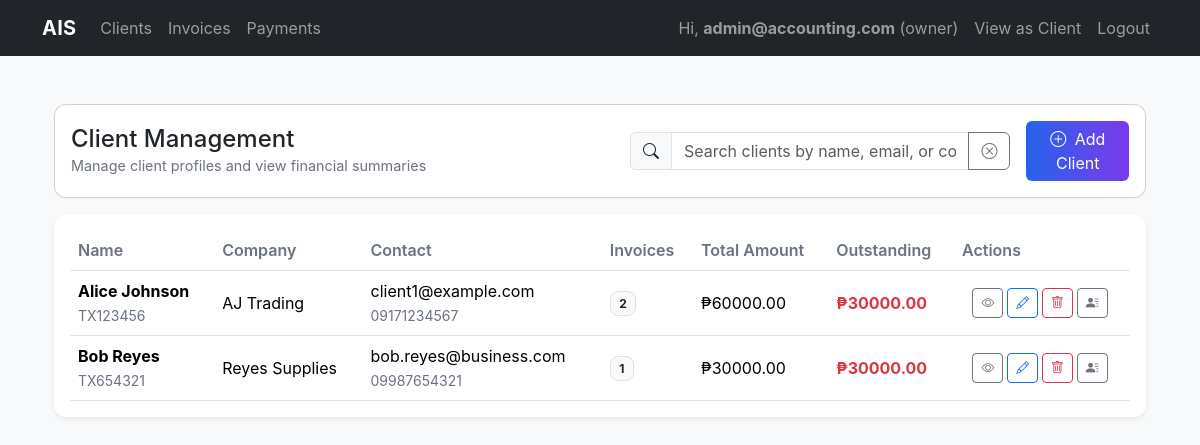
/clients (signed in), run on the app's committed database.
### app/models.py (models this page shows, shortened)
class User(db.Model, UserMixin):
    id = db.Column(db.Integer, primary_key=True)
    username = db.Column(db.String(150), unique=True, nullable=False)  # can be email
    password_hash = db.Column(db.String(200), nullable=False)
    role = db.Column(db.String(20), default='client')  # 'owner' or 'client'

class Client(db.Model):
    id = db.Column(db.Integer, primary_key=True)
    name = db.Column(db.String(120), nullable=False)
    email = db.Column(db.String(120), unique=True)
    company = db.Column(db.String(120))
    phone = db.Column(db.String(50))
    tax_id = db.Column(db.String(50))
    address = db.Column(db.String(250))
    invoices = db.relationship('Invoice', backref='client', lazy=True)

### app/routes_clients.py (the view)
@clients_bp.route('/clients')
@login_required
def clients_list():
    if current_user.role == 'owner':
        clients = Client.query.all()
    else:
        clients = Client.query.filter_by(email=current_user.username).all()
    for c in clients:
        c.total_invoiced = sum(inv.amount for inv in c.invoices)
        c.total_paid = sum((inv.paid or 0) for inv in c.invoices)
    return render_template('clients.html', clients=clients)

### app/routes_auth.py (called while the page is built)
@login_manager.user_loader
def load_user(user_id):
    return User.query.get(int(user_id))

### app/templates/clients.html (shortened to what this page needs)
{% extends "base.html" %}
{% block content %}
<div class="container-fluid py-4">
  <div class="card mb-3">
    <div class="card-body d-flex align-items-center justify-content-between">
      <div>
        <h4 class="mb-0">Client Management</h4>
        <small class="muted-small">Manage client profiles and view financial summaries</small>
      </div>
      <div class="d-flex align-items-center gap-3">
        <div class="input-group">
          <span class="input-group-text bg-light"><i class="bi bi-search"></i></span>
          <input id="clientSearch" type="text" class="form-control" placeholder="Search clients by name, email, or company...">
          <button id="clearSearch" class="btn btn-outline-secondary" type="button">
            <i class="bi bi-x-circle"></i>
          </button>
        </div>
        {% if current_user.role == 'owner' %}
        <button class="btn btn-dark" data-bs-toggle="modal" data-bs-target="#addClientModal">
          <i class="bi bi-plus-circle me-1"></i> Add Client
        </button>
        {% endif %}
      </div>
    </div>
  </div>
  <div class="card shadow-sm border-0">
    <div class="card-body p-0">
      <div class="table-responsive">
      <table id="clientsTable" class="table table-hover align-middle mb-0">
        <thead class="table-light border-bottom">
          <tr>
            <th>Name</th>
            <th>Company</th>
            <th>Contact</th>
            <th>Invoices</th>
            <th>Total Amount</th>
            <th>Outstanding</th>
            <th>Actions</th>
          </tr>
        </thead>
        <tbody>
          {% for c in clients %}
          {% set outstanding = (c.total_invoiced or 0) - (c.total_paid or 0) %}
          <tr>
            <td>
              <strong>{{ c.name }}</strong><br>
              <small class="text-muted">{{ c.tax_id or '—' }}</small>
            </td>
            <td>{{ c.company or '-' }}</td>
            <td>
              <div>{{ c.email or '-' }}</div>
              <small class="text-muted">{{ c.phone or '-' }}</small>
            </td>
            <td><span class="badge bg-light text-dark border">{{ c.invoices|length }}</span></td>
            <td>₱{{ '%.2f'|format(c.total_invoiced or 0) }}</td>
            <td>
              {% if outstanding > 0 %}
                <span class="text-danger fw-bold">₱{{ '%.2f'|format(outstanding) }}</span>
              {% else %}
                <span class="text-success">₱0.00</span>
              {% endif %}
            </td>
            <td class="text-center actions-group">
              <div class="d-inline-flex">
                <button class="btn btn-sm btn-outline-secondary me-1 btn-view" data-id="{{ c.id }}" title="View Client"><i class="bi bi-eye"></i></button>
                <button class="btn btn-sm btn-outline-primary me-1 btn-edit" data-id="{{ c.id }}" data-name="{{ c.name }}" data-email="{{ c.email }}" data-phone="{{ c.phone }}" data-company="{{ c.company }}" data-tax="{{ c.tax_id }}" data-address="{{ c.address }}" title="Edit Client" data-bs-toggle="modal" data-bs-target="#editClientModal"><i class="bi bi-pencil"></i></button>
                <form method="POST" action="{{ url_for('clients.delete_client', id=c.id) }}" class="d-inline" onsubmit="return confirm('Delete client?')">
                  <button class="btn btn-sm btn-outline-danger me-1" title="Delete Client"><i class="bi bi-trash"></i></button>
                </form>
                {% if current_user.role == 'owner' %}
                <a class="btn btn-sm btn-outline-secondary" href="{{ url_for('auth.impersonate_client', client_id=c.id) }}" title="View as client">
                  <i class="bi bi-person-lines-fill"></i>
                </a>
                {% endif %}
              </div>
            </td>
          </tr>
          {% endfor %}
        </tbody>
      </table>
    </div>
  </div>
</div>
{% endblock %}

### app/templates/base.html (shortened to what this page needs)
<!doctype html>
<html lang="en">
  <head>
    <link href="https://cdn.jsdelivr.net/npm/bootstrap@5.3.2/dist/css/bootstrap.min.css" rel="stylesheet">
    <link href="https://cdn.jsdelivr.net/npm/bootstrap-icons@1.10.5/font/bootstrap-icons.css" rel="stylesheet">
    <link href="{{ url_for('static', filename='css/portal.css') }}" rel="stylesheet">
  </head>
  <body class="bg-light">
    <nav class="navbar navbar-expand-lg navbar-dark bg-dark">
      <div class="container">
        <a class="navbar-brand" href="{{ url_for('dashboard.dashboard') }}">AIS</a>
        <div class="collapse navbar-collapse" id="navMenu">
          <ul class="navbar-nav me-auto">
            {% if current_user.is_authenticated and current_user.role == 'owner' %}
              <li class="nav-item"><a class="nav-link" href="{{ url_for('clients.clients_list') }}">Clients</a></li>
              <li class="nav-item"><a class="nav-link" href="{{ url_for('invoices.invoices_list') }}">Invoices</a></li>
              <li class="nav-item"><a class="nav-link" href="{{ url_for('payments.payments_list') }}">Payments</a></li>
            {% elif current_user.is_authenticated %}
              <li class="nav-item"><a class="nav-link" href="{{ url_for('portal.portal_dashboard') }}">Client Portal</a></li>
            {% endif %}
          </ul>
          <ul class="navbar-nav">
            {% if current_user.is_authenticated %}
              <li class="nav-item">
                <span class="nav-link">Hi, <strong>{{ current_user.username }}</strong> ({{ current_user.role }})</span>
              </li>
              <li class="nav-item">
                <a class="nav-link" href="#" data-bs-toggle="modal" data-bs-target="#clientSelectModal">View as Client</a>
              </li>
              <li class="nav-item">
                <a class="nav-link" href="{{ url_for('auth.logout') }}">Logout</a>
              </li>
            {% endif %}
          </ul>
        </div>
      </div>
    </nav>
    <div class="container mt-4">
      {% block content %}{% endblock %}
    </div>
  </body>
</html>

### static/css/portal.css (style rules this page uses)
:root { --ais-bg: #f8fafc; --ais-card: #ffffff; --ais-primary: #2563eb; --ais-accent: #7c3aed; --ais-success: #16a34a; --ais-danger: #dc2626; --ais-muted: #6b7280; }
body { background: var(--ais-bg); font-family: Inter, ui-sans-serif, system-ui, -apple-system, "Segoe UI", Roboto, "Helvetica Neue", Arial; color: #0f172a; }
.navbar-brand { font-weight:700;letter-spacing:0.2px }
.card { background:var(--ais-card);border-radius:12px }
.card.shadow-sm { box-shadow:0 6px 20px rgba(2,6,23,0.06) }
.btn-dark { background:linear-gradient(90deg,var(--ais-primary),var(--ais-accent));border:0 }
.text-muted { color:var(--ais-muted)!important }
.badge { border-radius:8px;padding:.35em .6em }
.table thead th { background:transparent;border-bottom:0;color:var(--ais-muted);font-weight:600 }
.table tbody tr td { vertical-align:middle }
.table-responsive { padding:1rem }
.table .btn-sm { padding:.28rem .5rem;font-size:.8rem }
.actions-group .btn { margin-right:.25rem }
.muted-small { color:var(--ais-muted);font-size:.9rem }
.badge { padding:.45em .7em }

### data on the page
User: username "admin@accounting.com", role "owner"
Client: name "Alice Johnson", tax "TX123456", company "AJ Trading", email "client1@example.com", phone "09171234567", invoices|length "2", total_invoiced "60000.00", outstanding "30000.00"
Client: name "Bob Reyes", tax "TX654321", company "Reyes Supplies", email "bob.reyes@business.com", phone "09987654321", invoices|length "1", total_invoiced "30000.00", outstanding "30000.00"
